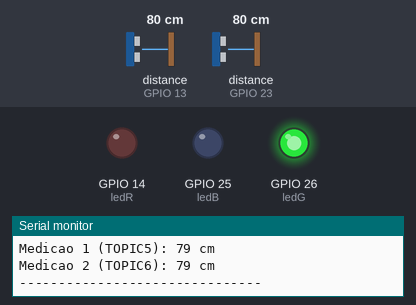
Recording of a sketch running on a simulated ESP32. Shown: output pins drawn as LEDs (lit = HIGH), the last lines printed to the serial monitor. Wiring (inferred from the names in the program): 2 × ultrasonic range finder: trigger GPIO 12, echo GPIO 13 / trigger GPIO 22, echo GPIO 23. The test bench sets the inputs (shaded band); at power-on: distance to the obstacle (sensors on GPIO 13, GPIO 23) 80 cm. The echo pulse lasts 58.3 µs per cm; WiFi joins after 1.5 s; servers stay silent unless stated; random numbers use the default seed unless the sketch sets one; no MQTT or app messages arrive unless stated; not simulated (calls return 0 or success): env.h; names the files do not define were given values by the test bench: BROKER_PORT = 1883; pins used as bus, display or sensor lines are not drawn.

Above: at 2.7 s.
2.8 s: distance to the obstacle (sensor on GPIO 13) set to 32 cm
4.7 s: distance to the obstacle (sensor on GPIO 13) set to 27 cm
At 6.8 s:
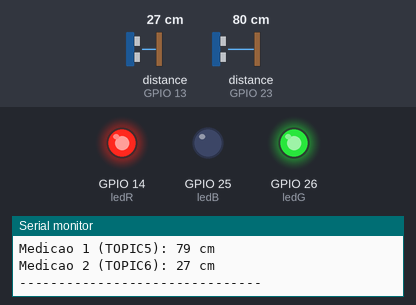
7.1 s: distance to the obstacle (sensor on GPIO 13) set to 35 cm
At 8.4 s:
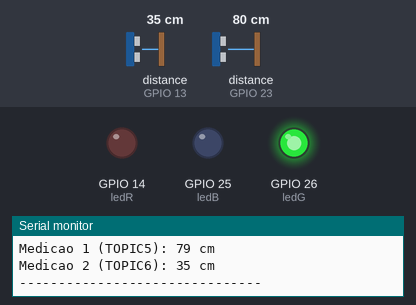
9.1 s: distance to the obstacle (sensor on GPIO 13) set to 2 cm
At 10.8 s:
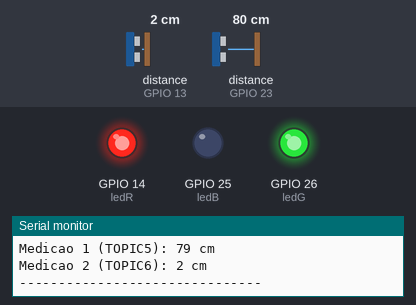
Timing chart, 0 to 12.1 s (numbered marks = the images above; inputs shaded):
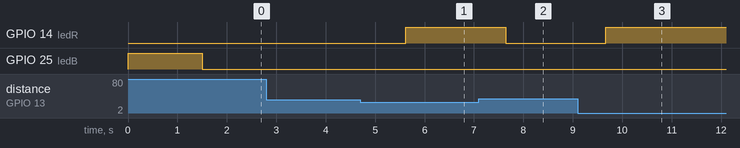

Measured:
- the behaviour switches between 31 and 30 cm on distance to the obstacle (sensor on GPIO 13) (found by bisection; images 0 and 1)
- after the input at 4.7 s, GPIO 14 (ledR): LOW → HIGH after 0.92 s
- after the input at 7.1 s, GPIO 14 (ledR): HIGH → LOW after 0.55 s
- after the input at 9.1 s, GPIO 14 (ledR): LOW → HIGH after 0.57 s

The sketch:

S2.ino
```cpp
#include <WiFi.h>
#include <PubSubClient.h>
#include <WiFiClientSecure.h>
#include "env.h"

WiFiClientSecure conexaoSegura;
PubSubClient brokerMqtt(conexaoSegura);

const byte trigger1 = 22;
const byte echo1 = 23;
const byte trigger2 = 12;
const byte echo2 = 13;

const byte ledR = 14;
const byte ledG = 26;
const byte ledB = 25;

int medida1 = 0;
int medida2 = 0;
bool ultimoEstado1 = false;
bool ultimoEstado2 = false;

int calcularDistancia(byte pino_echo, byte pino_trigger) {
  digitalWrite(pino_trigger, LOW);
  delayMicroseconds(2);
  digitalWrite(pino_trigger, HIGH);
  delayMicroseconds(10);
  digitalWrite(pino_trigger, LOW);

  unsigned long tempo = pulseIn(pino_echo, HIGH, 30000);
  if (tempo == 0) return -1;
  return (tempo * 0.0343) / 2;
}

void alterarLed(byte vermelho, byte verde, byte azul) {
  ledcWrite(ledR, vermelho);
  ledcWrite(ledG, verde);
  ledcWrite(ledB, azul);
}

void conectarWifi() {
  WiFi.begin(SSID, PASS);
  Serial.print("Estabelecendo conexao WiFi");
  while (WiFi.status() != WL_CONNECTED) {
    Serial.print(".");
    alterarLed(0, 0, 255);
    delay(300);
  }
  Serial.println("\nConexao WiFi estabelecida!");
  alterarLed(0, 255, 0);
}

void estabelecerConexaoBroker() {
  Serial.print("Conectando ao servidor MQTT");
  String identificador = "S2-" + String(random(0xffff), HEX);
  while (!brokerMqtt.connected()) {
    if (brokerMqtt.connect(identificador.c_str(), BROKER_USER_NAME, BROKER_USER_PASS)) {
      Serial.println("\nServidor MQTT conectado!");
      alterarLed(0, 255, 0);
    } else {
      Serial.print(".");
      delay(500);
    }
  }
}

void reconectarWifi() {
  Serial.println("Reestabelecendo conexao WiFi...");
  WiFi.disconnect();
  WiFi.begin(SSID, PASS);
  while (WiFi.status() != WL_CONNECTED) {
    Serial.print(".");
    delay(300);
  }
  Serial.println("\nWiFi reconectado!");
}

void setup() {
  Serial.begin(115200);

  ledcAttach(ledR, 5000, 8);
  ledcAttach(ledG, 5000, 8);
  ledcAttach(ledB, 5000, 8);
  alterarLed(255, 0, 0);

  conexaoSegura.setInsecure();

  pinMode(trigger1, OUTPUT);
  pinMode(echo1, INPUT);
  pinMode(trigger2, OUTPUT);
  pinMode(echo2, INPUT);

  conectarWifi();
  brokerMqtt.setServer(BROKER_URL, BROKER_PORT);
  estabelecerConexaoBroker();
}

void loop() {
  if (WiFi.status() != WL_CONNECTED) {
    reconectarWifi();
  }

  if (!brokerMqtt.connected()) {
    estabelecerConexaoBroker();
  }

  brokerMqtt.loop();

  medida1 = calcularDistancia(echo1, trigger1);
  medida2 = calcularDistancia(echo2, trigger2);

  bool estadoAtual1 = (medida1 > 0 && medida1 < 30);
  if (estadoAtual1 != ultimoEstado1) {
    const char* mensagem = estadoAtual1 ? "1" : "0";
    brokerMqtt.publish(TOPIC5, mensagem);
    Serial.print(">>> SENSOR 1 (TOPIC5): "); Serial.println(mensagem);
    ultimoEstado1 = estadoAtual1;
  }

  bool estadoAtual2 = (medida2 > 0 && medida2 < 30);
  if (estadoAtual2 != ultimoEstado2) {
    const char* mensagem = estadoAtual2 ? "1" : "0";
    brokerMqtt.publish(TOPIC6, mensagem);
    Serial.print(">>> SENSOR 2 (TOPIC6): "); Serial.println(mensagem);
    ultimoEstado2 = estadoAtual2;
  }

  if (estadoAtual1 || estadoAtual2) {
    alterarLed(255, 255, 0);
  } else {
    alterarLed(0, 255, 0);
  }

  Serial.println("-------------------------------");
  Serial.print("Medicao 1 (TOPIC5): "); Serial.print(medida1); Serial.println(" cm");
  Serial.print("Medicao 2 (TOPIC6): "); Serial.print(medida2); Serial.println(" cm");
  Serial.println("-------------------------------");

  delay(1000);
}
```
